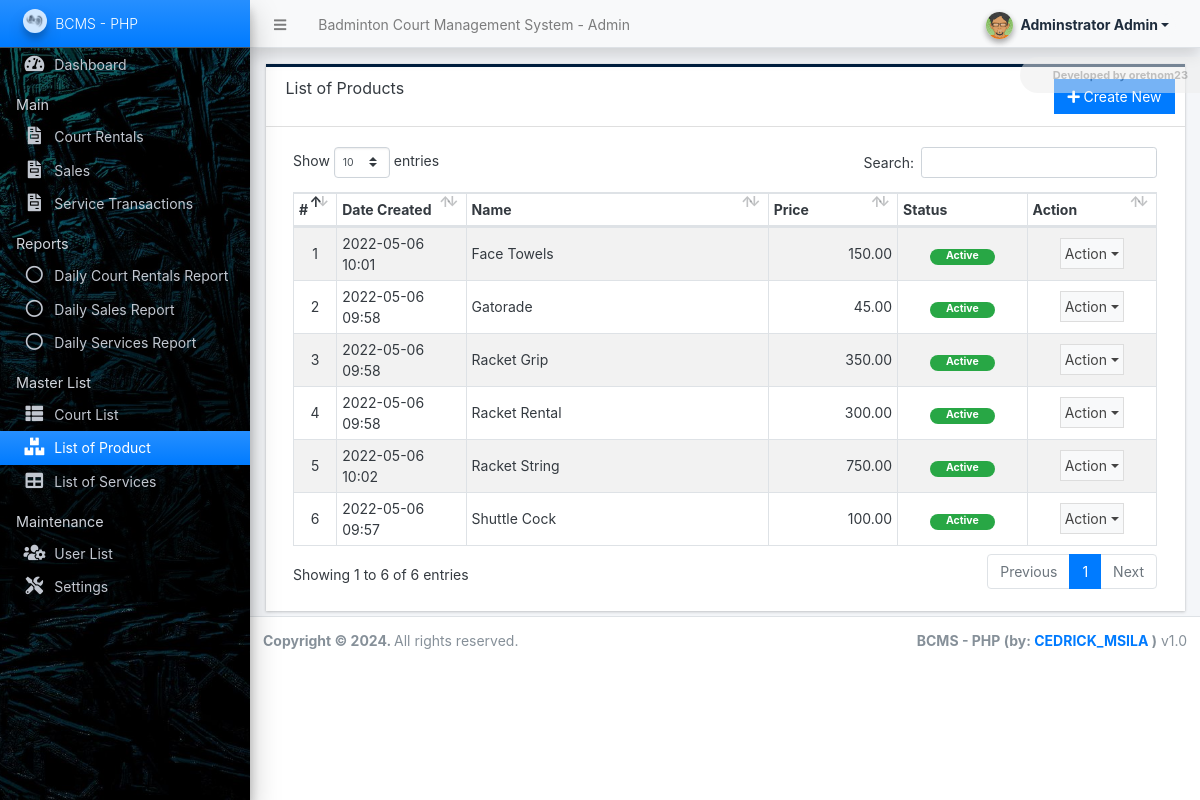
Page /admin/?page=products (signed in) on the committed database.
### tables this page shows
CREATE TABLE `product_list` (
  `id` int(30) NOT NULL,
  `name` text NOT NULL,
  `price` float(12,2) NOT NULL DEFAULT 0.00,
  `status` tinyint(1) NOT NULL DEFAULT 1,
  `delete_flag` tinyint(1) NOT NULL DEFAULT 0,
  `date_created` datetime NOT NULL DEFAULT current_timestamp(),
  `date_updated` datetime NOT NULL DEFAULT current_timestamp() ON UPDATE current_timestamp()
);

### config.php (called while the page is built, shortened)
<?php
function format_num($number = '' , $decimal = ''){
    if(is_numeric($number)){
        $ex = explode(".",$number);
        $decLen = isset($ex[1]) ? strlen($ex[1]) : 0;
        if(is_numeric($decimal)){
            return number_format($number,$decimal);
        }else{
            return number_format($number,$decLen);
        }
    }else{
        return "Invalid Input";
    }
}
?>

### admin/products/index.php (the view, shortened to what this page needs)
<div class="card card-outline rounded-0 card-navy">
	<div class="card-header">
		<h3 class="card-title">List of Products</h3>
		<div class="card-tools">
			<a href="javascript:void(0)" id="create_new" class="btn btn-flat btn-primary"><span class="fas fa-plus"></span>  Create New</a>
		</div>
	</div>
	<div class="card-body">
        <div class="container-fluid">
			<table class="table table-hover table-striped table-bordered" id="list">
				<colgroup>
					<col width="5%">
					<col width="15%">
					<col width="35%">
					<col width="15%">
					<col width="15%">
					<col width="15%">
				</colgroup>
				<thead>
					<tr>
						<th>#</th>
						<th>Date Created</th>
						<th>Name</th>
						<th>Price</th>
						<th>Status</th>
						<th>Action</th>
					</tr>
				</thead>
				<tbody>
					<?php
					$i = 1;
						$qry = $conn->query("SELECT * from `product_list` where delete_flag = 0 order by `name` asc ");
						while($row = $qry->fetch_assoc()):
					?>
						<tr>
							<td class="text-center"><?php echo $i++; ?></td>
							<td><?php echo date("Y-m-d H:i",strtotime($row['date_created'])) ?></td>
							<td><?php echo $row['name'] ?></td>
							<td class="text-right"><?php echo format_num($row['price'], 2) ?></td>
							<td class="text-center">
                                <?php if($row['status'] == 1): ?>
                                    <span class="badge badge-success px-3 rounded-pill">Active</span>
                                <?php else: ?>
                                    <span class="badge badge-danger px-3 rounded-pill">Inactive</span>
                                <?php endif; ?>
                            </td>
							<td align="center">
								 <button type="button" class="btn btn-flat p-1 btn-default btn-sm dropdown-toggle dropdown-icon" data-toggle="dropdown">
				                  		Action
				                  </button>
							</td>
						</tr>
					<?php endwhile; ?>
				</tbody>
			</table>
		</div>
	</div>
</div>

### rows in the picture
product_list: date_created "2022-05-06 10:01", name "Face Towels", price "150.00", status "Active"
product_list: date_created "2022-05-06 09:58", name "Gatorade", price "45.00", status "Active"
product_list: date_created "2022-05-06 09:58", name "Racket Grip", price "350.00", status "Active"
product_list: date_created "2022-05-06 09:58", name "Racket Rental", price "300.00", status "Active"
product_list: date_created "2022-05-06 10:02", name "Racket String", price "750.00", status "Active"
product_list: date_created "2022-05-06 09:57", name "Shuttle Cock", price "100.00", status "Active"

### other values in the picture
$_settings->info('name') "Badminton Court Management System"
$_settings->userdata('firstname').' '.$_settings->userdata('lastname') "Adminstrator Admin"
$_settings->info('short_name') "BCMS - PHP"
